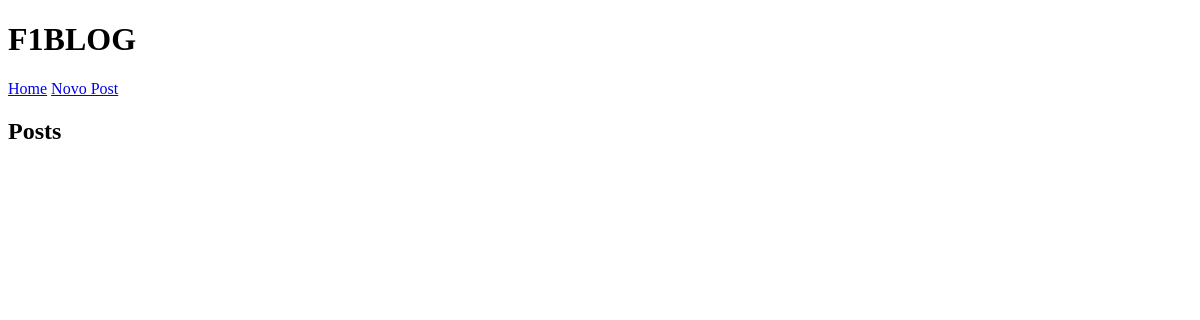
The app's page /, older data.
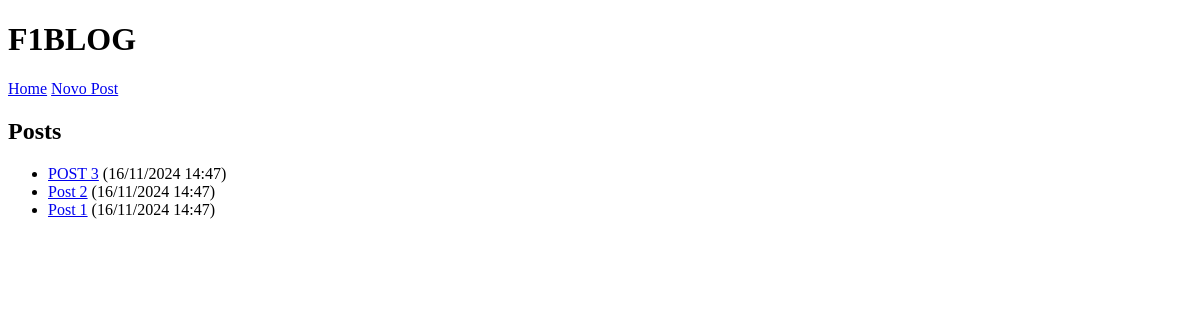
The same page, newer data.
### posts/models.py (models this page shows, shortened)
class Post(models.Model):
    title = models.CharField(max_length=200)
    content = models.TextField()
    post_date = models.DateTimeField(auto_now_add=True)

### posts/views.py (the view)
# urls.py: path('', PostListView.as_view(), name='posts_list'),
class PostListView(ListView):
    model = Post
    template_name = 'posts/posts_list.html'
    context_object_name = 'posts'
    ordering = ['-post_date']  # Ordena por data de postagem, mais recente primeiro

### posts/templates/posts/posts_list.html
{% extends 'base.html' %}
{% block content %}
<h2>Posts</h2>
<ul>
    {% for post in posts %}
    <li>
        <a href="{% url 'post_detail' post.pk %}">{{ post.title }}</a>
        ({{ post.post_date|date:"d/m/Y H:i" }})
    </li>
    {% endfor %}
</ul>
{% endblock %}

Row changes from the older to the newer data that the page shows:
added Post: title "POST 3", post_date "16/11/2024 14:47"
added Post: title "Post 2", post_date "16/11/2024 14:47"
added Post: title "Post 1", post_date "16/11/2024 14:47"
